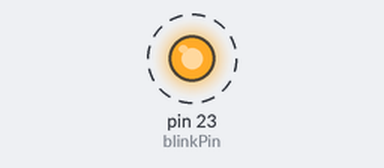
A sketch run on a simulated Arduino Mega 2560, built with avr-gcc and run on an emulated ATmega2560. Parts: output pins drawn as LEDs (lit = HIGH). Dashed ring = blinking. What the sketch prints to the serial monitor is not drawn.

Above: at 0.5 s.
Timing chart, 0 to 4.6 s (numbered marks = the images above):
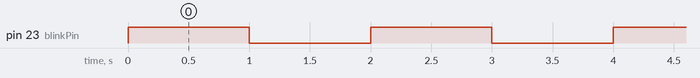

Measured:
- by itself, pin 23 (blinkPin): alternates HIGH for 1.0 s and LOW for 1.0 s

The sketch:

digitalWrite.ino
```cpp
#define blinkPin 23
#define blinkDelay 1000


void setup()
{
	pinMode(blinkPin, OUTPUT);
	Serial.begin(115200);
}

void loop()
{
	digitalWrite(blinkPin, HIGH);
	Serial.println("Blink");
	delay(blinkDelay);
	digitalWrite(blinkPin, LOW);
	delay(blinkDelay);
}
```
